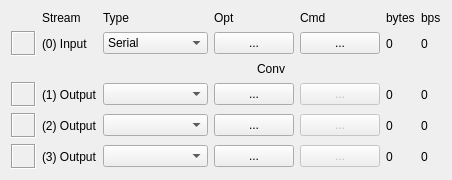
       <widget class="QWidget" name="Panel1" native="true">
        <property name="enabled">
         <bool>true</bool>
        </property>
        <property name="toolTip">
         <string/>
        </property>
        <property name="layoutDirection">
         <enum>Qt::LeftToRight</enum>
        </property>
        <property name="text" stdset="0">
         <string/>
        </property>
        <layout class="QGridLayout" name="gridLayout">
         <item row="0" column="1">
          <widget class="QLabel" name="Label5">
           <property name="enabled">
            <bool>true</bool>
           </property>
           <property name="toolTip">
            <string/>
           </property>
           <property name="text">
            <string>Stream</string>
           </property>
          </widget>
         </item>
         <item row="0" column="2">
          <widget class="QLabel" name="Label3">
           <property name="enabled">
            <bool>true</bool>
           </property>
           <property name="toolTip">
            <string/>
           </property>
           <property name="text">
            <string>Type</string>
           </property>
          </widget>
         </item>
         <item row="0" column="3">
          <widget class="QLabel" name="Label4">
           <property name="enabled">
            <bool>true</bool>
           </property>
           <property name="toolTip">
            <string/>
           </property>
           <property name="text">
            <string>Opt</string>
           </property>
          </widget>
         </item>
         <item row="0" column="5">
          <widget class="QLabel" name="Label1">
           <property name="enabled">
            <bool>true</bool>
           </property>
           <property name="toolTip">
            <string/>
           </property>
           <property name="text">
            <string>Cmd</string>
           </property>
          </widget>
         </item>
         <item row="0" column="6">
          <widget class="QLabel" name="Label6">
           <property name="enabled">
            <bool>true</bool>
           </property>
           <property name="toolTip">
            <string/>
           </property>
           <property name="text">
            <string>bytes</string>
           </property>
          </widget>
         </item>
         <item row="0" column="7">
          <widget class="QLabel" name="Label7">
           <property name="enabled">
            <bool>true</bool>
           </property>
           <property name="toolTip">
            <string/>
           </property>
           <property name="text">
            <string>bps</string>
           </property>
          </widget>
         </item>
         <item row="1" column="0">
          <widget class="QLabel" name="IndInput">
           <property name="enabled">
            <bool>true</bool>
           </property>
           <property name="minimumSize">
            <size>
             <width>25</width>
             <height>25</height>
            </size>
           </property>
           <property name="maximumSize">
            <size>
             <width>25</width>
             <height>25</height>
            </size>
           </property>
           <property name="toolTip">
            <string/>
           </property>
           <property name="layoutDirection">
            <enum>Qt::LeftToRight</enum>
           </property>
           <property name="frameShape">
            <enum>QFrame::Box</enum>
           </property>
           <property name="frameShadow">
            <enum>QFrame::Sunken</enum>
           </property>
           <property name="text">
            <string/>
           </property>
           <property name="alignment">
            <set>Qt::AlignCenter</set>
           </property>
          </widget>
         </item>
         <item row="1" column="1">
          <widget class="QLabel" name="LabelInput">
           <property name="enabled">
            <bool>true</bool>
           </property>
           <property name="palette">
            <palette>
             <active>
              <colorrole role="WindowText">
               <brush brushstyle="SolidPattern">
                <color alpha="255">
                 <red>0</red>
                 <green>0</green>
                 <blue>0</blue>
                </color>
               </brush>
              </colorrole>
             </active>
             <inactive>
              <colorrole role="WindowText">
               <brush brushstyle="SolidPattern">
                <color alpha="255">
                 <red>0</red>
                 <green>0</green>
                 <blue>0</blue>
                </color>
               </brush>
              </colorrole>
             </inactive>
             <disabled>
              <colorrole role="WindowText">
               <brush brushstyle="SolidPattern">
                <color alpha="255">
                 <red>0</red>
                 <green>0</green>
                 <blue>0</blue>
                </color>
               </brush>
              </colorrole>
             </disabled>
            </palette>
           </property>
           <property name="toolTip">
            <string/>
           </property>
           <property name="text">
            <string>(0) Input</string>
           </property>
          </widget>
         </item>
         <item row="1" column="2">
          <widget class="QComboBox" name="Input">
           <property name="enabled">
            <bool>true</bool>
           </property>
           <property name="toolTip">
            <string/>
           </property>
           <item>
            <property name="text">
             <string>Serial</string>
            </property>
           </item>
           <item>
            <property name="text">
             <string>TCP Client</string>
            </property>
           </item>
           <item>
            <property name="text">
             <string>TCP Server</string>
            </property>
           </item>
           <item>
            <property name="text">
             <string>NTRIP Client</string>
            </property>
           </item>
           <item>
            <property name="text">
             <string>File</string>
            </property>
           </item>
           <item>
            <property name="text">
             <string>FTP</string>
            </property>
           </item>
           <item>
            <property name="text">
             <string>HTTP</string>
            </property>
           </item>
          </widget>
         </item>
         <item row="1" column="3" colspan="2">
          <widget class="QPushButton" name="BtnInput">
           <property name="enabled">
            <bool>true</bool>
           </property>
           <property name="toolTip">
            <string/>
           </property>
           <property name="text">
            <string>...</string>
           </property>
           <property name="flat">
            <bool>false</bool>
           </property>
          </widget>
         </item>
         <item row="1" column="5">
          <widget class="QPushButton" name="BtnCmd">
           <property name="enabled">
            <bool>true</bool>
           </property>
           <property name="toolTip">
            <string/>
           </property>
           <property name="text">
            <string>...</string>
           </property>
           <property name="flat">
            <bool>false</bool>
           </property>
          </widget>
         </item>
         <item row="1" column="6">
          <widget class="QLabel" name="InputByte">
           <property name="enabled">
            <bool>true</bool>
           </property>
           <property name="palette">
            <palette>
             <active>
              <colorrole role="WindowText">
               <brush brushstyle="SolidPattern">
                <color alpha="255">
                 <red>0</red>
                 <green>0</green>
                 <blue>0</blue>
                </color>
               </brush>
              </colorrole>
             </active>
             <inactive>
              <colorrole role="WindowText">
               <brush brushstyle="SolidPattern">
                <color alpha="255">
                 <red>0</red>
                 <green>0</green>
                 <blue>0</blue>
                </color>
               </brush>
              </colorrole>
             </inactive>
             <disabled>
              <colorrole role="WindowText">
               <brush brushstyle="SolidPattern">
                <color alpha="255">
                 <red>0</red>
                 <green>0</green>
                 <blue>0</blue>
                </color>
               </brush>
              </colorrole>
             </disabled>
            </palette>
           </property>
           <property name="toolTip">
            <string/>
           </property>
           <property name="text">
            <string>0</string>
           </property>
          </widget>
         </item>
         <item row="1" column="7">
          <widget class="QLabel" name="InputBps">
           <property name="enabled">
            <bool>true</bool>
           </property>
           <property name="palette">
            <palette>
             <active>
              <colorrole role="WindowText">
               <brush brushstyle="SolidPattern">
                <color alpha="255">
                 <red>0</red>
                 <green>0</green>
                 <blue>0</blue>
                </color>
               </brush>
              </colorrole>
             </active>
             <inactive>
              <colorrole role="WindowText">
               <brush brushstyle="SolidPattern">
                <color alpha="255">
                 <red>0</red>
                 <green>0</green>
                 <blue>0</blue>
                </color>
               </brush>
              </colorrole>
             </inactive>
             <disabled>
              <colorrole role="WindowText">
               <brush brushstyle="SolidPattern">
                <color alpha="255">
                 <red>0</red>
                 <green>0</green>
                 <blue>0</blue>
                </color>
               </brush>
              </colorrole>
             </disabled>
            </palette>
           </property>
           <property name="toolTip">
            <string/>
           </property>
           <property name="text">
            <string>0</string>
           </property>
          </widget>
         </item>
         <item row="2" column="4" colspan="2">
          <widget class="QLabel" name="Label2">
           <property name="enabled">
            <bool>true</bool>
           </property>
           <property name="toolTip">
            <string/>
           </property>
           <property name="text">
            <string>Conv</string>
           </property>
          </widget>
         </item>
         <item row="3" column="0">
          <widget class="QLabel" name="IndOutput1">
           <property name="enabled">
            <bool>true</bool>
           </property>
           <property name="minimumSize">
            <size>
             <width>25</width>
             <height>25</height>
            </size>
           </property>
           <property name="maximumSize">
            <size>
             <width>25</width>
             <height>25</height>
            </size>
           </property>
           <property name="toolTip">
            <string/>
           </property>
           <property name="layoutDirection">
            <enum>Qt::LeftToRight</enum>
           </property>
           <property name="frameShape">
            <enum>QFrame::Box</enum>
           </property>
           <property name="frameShadow">
            <enum>QFrame::Sunken</enum>
           </property>
           <property name="text">
            <string/>
           </property>
           <property name="alignment">
            <set>Qt::AlignCenter</set>
           </property>
          </widget>
         </item>
         <item row="3" column="1">
          <widget class="QLabel" name="LabelOutput1">
           <property name="enabled">
            <bool>true</bool>
           </property>
           <property name="palette">
            <palette>
             <active>
              <colorrole role="WindowText">
               <brush brushstyle="SolidPattern">
                <color alpha="255">
                 <red>0</red>
                 <green>0</green>
                 <blue>0</blue>
                </color>
               </brush>
              </colorrole>
             </active>
             <inactive>
              <colorrole role="WindowText">
               <brush brushstyle="SolidPattern">
                <color alpha="255">
                 <red>0</red>
                 <green>0</green>
                 <blue>0</blue>
                </color>
               </brush>
              </colorrole>
             </inactive>
             <disabled>
              <colorrole role="WindowText">
               <brush brushstyle="SolidPattern">
                <color alpha="255">
                 <red>0</red>
                 <green>0</green>
                 <blue>0</blue>
                </color>
               </brush>
              </colorrole>
             </disabled>
            </palette>
           </property>
           <property name="toolTip">
            <string/>
           </property>
           <property name="text">
            <string>(1) Output</string>
           </property>
          </widget>
         </item>
         <item row="3" column="2">
          <widget class="QComboBox" name="Output1">
           <property name="enabled">
            <bool>true</bool>
           </property>
           <property name="toolTip">
            <string/>
           </property>
           <item>
            <property name="text">
             <string/>
            </property>
           </item>
           <item>
            <property name="text">
             <string>Serial</string>
            </property>
           </item>
           <item>
            <property name="text">
             <string>TCP Client</string>
            </property>
           </item>
           <item>
            <property name="text">
             <string>TCP Server</string>
            </property>
           </item>
           <item>
            <property name="text">
             <string>NTRIP Server</string>
            </property>
           </item>
           <item>
            <property name="text">
             <string>File</string>
            </property>
           </item>
          </widget>
         </item>
         <item row="3" column="3" colspan="2">
          <widget class="QPushButton" name="BtnOutput1">
           <property name="enabled">
            <bool>true</bool>
           </property>
           <property name="toolTip">
            <string/>
           </property>
           <property name="text">
            <string>...</string>
           </property>
           <property name="flat">
            <bool>false</bool>
           </property>
          </widget>
         </item>
         <item row="3" column="5">
          <widget class="QPushButton" name="BtnConv1">
           <property name="enabled">
            <bool>false</bool>
           </property>
           <property name="toolTip">
            <string/>
           </property>
           <property name="text">
            <string>...</string>
           </property>
           <property name="flat">
            <bool>false</bool>
           </property>
          </widget>
         </item>
         <item row="3" column="6">
          <widget class="QLabel" name="Output1Byte">
           <property name="enabled">
            <bool>true</bool>
           </property>
           <property name="palette">
            <palette>
             <active>
              <colorrole role="WindowText">
               <brush brushstyle="SolidPattern">
                <color alpha="255">
                 <red>0</red>
                 <green>0</green>
                 <blue>0</blue>
                </color>
               </brush>
              </colorrole>
             </active>
             <inactive>
              <colorrole role="WindowText">
               <brush brushstyle="SolidPattern">
                <color alpha="255">
                 <red>0</red>
                 <green>0</green>
                 <blue>0</blue>
                </color>
               </brush>
              </colorrole>
             </inactive>
             <disabled>
              <colorrole role="WindowText">
               <brush brushstyle="SolidPattern">
                <color alpha="255">
                 <red>0</red>
                 <green>0</green>
                 <blue>0</blue>
                </color>
               </brush>
              </colorrole>
             </disabled>
            </palette>
           </property>
           <property name="toolTip">
            <string/>
           </property>
           <property name="text">
            <string>0</string>
           </property>
          </widget>
         </item>
         <item row="3" column="7">
          <widget class="QLabel" name="Output1Bps">
           <property name="enabled">
            <bool>true</bool>
           </property>
           <property name="palette">
            <palette>
             <active>
              <colorrole role="WindowText">
               <brush brushstyle="SolidPattern">
                <color alpha="255">
                 <red>0</red>
                 <green>0</green>
                 <blue>0</blue>
                </color>
               </brush>
              </colorrole>
             </active>
             <inactive>
              <colorrole role="WindowText">
               <brush brushstyle="SolidPattern">
                <color alpha="255">
                 <red>0</red>
                 <green>0</green>
                 <blue>0</blue>
                </color>
               </brush>
              </colorrole>
             </inactive>
             <disabled>
              <colorrole role="WindowText">
               <brush brushstyle="SolidPattern">
                <color alpha="255">
                 <red>0</red>
                 <green>0</green>
                 <blue>0</blue>
                </color>
               </brush>
              </colorrole>
             </disabled>
            </palette>
           </property>
           <property name="toolTip">
            <string/>
           </property>
           <property name="text">
            <string>0</string>
           </property>
          </widget>
         </item>
         <item row="4" column="0">
          <widget class="QLabel" name="IndOutput2">
           <property name="enabled">
            <bool>true</bool>
           </property>
           <property name="minimumSize">
            <size>
             <width>25</width>
             <height>25</height>
            </size>
           </property>
           <property name="maximumSize">
            <size>
             <width>25</width>
             <height>25</height>
            </size>
           </property>
           <property name="toolTip">
            <string/>
           </property>
           <property name="layoutDirection">
            <enum>Qt::LeftToRight</enum>
           </property>
           <property name="frameShape">
            <enum>QFrame::Box</enum>
           </property>
           <property name="frameShadow">
            <enum>QFrame::Sunken</enum>
           </property>
           <property name="text">
            <string/>
           </property>
           <property name="alignment">
            <set>Qt::AlignCenter</set>
           </property>
          </widget>
         </item>
         <item row="4" column="1">
          <widget class="QLabel" name="LabelOutput2">
           <property name="enabled">
            <bool>true</bool>
           </property>
           <property name="palette">
            <palette>
             <active>
              <colorrole role="WindowText">
               <brush brushstyle="SolidPattern">
                <color alpha="255">
                 <red>0</red>
                 <green>0</green>
                 <blue>0</blue>
                </color>
               </brush>
              </colorrole>
             </active>
             <inactive>
              <colorrole role="WindowText">
               <brush brushstyle="SolidPattern">
                <color alpha="255">
                 <red>0</red>
                 <green>0</green>
                 <blue>0</blue>
                </color>
               </brush>
              </colorrole>
             </inactive>
             <disabled>
              <colorrole role="WindowText">
               <brush brushstyle="SolidPattern">
                <color alpha="255">
                 <red>0</red>
                 <green>0</green>
                 <blue>0</blue>
                </color>
               </brush>
              </colorrole>
             </disabled>
            </palette>
           </property>
           <property name="toolTip">
            <string/>
           </property>
           <property name="text">
            <string>(2) Output</string>
           </property>
          </widget>
         </item>
         <item row="4" column="2">
          <widget class="QComboBox" name="Output2">
           <property name="enabled">
            <bool>true</bool>
           </property>
           <property name="toolTip">
            <string/>
           </property>
           <item>
            <property name="text">
             <string/>
            </property>
           </item>
           <item>
            <property name="text">
             <string>Serial</string>
            </property>
           </item>
           <item>
            <property name="text">
             <string>TCP Client</string>
            </property>
           </item>
           <item>
            <property name="text">
             <string>TCP Server</string>
            </property>
           </item>
           <item>
            <property name="text">
             <string>NTRIP Server</string>
            </property>
           </item>
           <item>
            <property name="text">
             <string>File</string>
            </property>
           </item>
          </widget>
         </item>
         <item row="4" column="3" colspan="2">
          <widget class="QPushButton" name="BtnOutput2">
           <property name="enabled">
            <bool>true</bool>
           </property>
           <property name="toolTip">
            <string/>
           </property>
           <property name="text">
            <string>...</string>
           </property>
           <property name="flat">
            <bool>false</bool>
           </property>
          </widget>
         </item>
         <item row="4" column="5">
          <widget class="QPushButton" name="BtnConv2">
           <property name="enabled">
            <bool>false</bool>
           </property>
           <property name="toolTip">
            <string/>
           </property>
           <property name="text">
            <string>...</string>
           </property>
           <property name="flat">
            <bool>false</bool>
           </property>
          </widget>
         </item>
         <item row="4" column="6">
          <widget class="QLabel" name="Output2Byte">
           <property name="enabled">
            <bool>true</bool>
           </property>
           <property name="palette">
            <palette>
             <active>
              <colorrole role="WindowText">
               <brush brushstyle="SolidPattern">
                <color alpha="255">
                 <red>0</red>
                 <green>0</green>
                 <blue>0</blue>
                </color>
               </brush>
              </colorrole>
             </active>
             <inactive>
              <colorrole role="WindowText">
               <brush brushstyle="SolidPattern">
                <color alpha="255">
                 <red>0</red>
                 <green>0</green>
                 <blue>0</blue>
                </color>
               </brush>
              </colorrole>
             </inactive>
             <disabled>
              <colorrole role="WindowText">
               <brush brushstyle="SolidPattern">
                <color alpha="255">
                 <red>0</red>
                 <green>0</green>
                 <blue>0</blue>
                </color>
               </brush>
              </colorrole>
             </disabled>
            </palette>
           </property>
           <property name="toolTip">
            <string/>
           </property>
           <property name="text">
            <string>0</string>
           </property>
          </widget>
         </item>
         <item row="4" column="7">
          <widget class="QLabel" name="Output2Bps">
           <property name="enabled">
            <bool>true</bool>
           </property>
           <property name="palette">
            <palette>
             <active>
              <colorrole role="WindowText">
               <brush brushstyle="SolidPattern">
                <color alpha="255">
                 <red>0</red>
                 <green>0</green>
                 <blue>0</blue>
                </color>
               </brush>
              </colorrole>
             </active>
             <inactive>
              <colorrole role="WindowText">
               <brush brushstyle="SolidPattern">
                <color alpha="255">
                 <red>0</red>
                 <green>0</green>
                 <blue>0</blue>
                </color>
               </brush>
              </colorrole>
             </inactive>
             <disabled>
              <colorrole role="WindowText">
               <brush brushstyle="SolidPattern">
                <color alpha="255">
                 <red>0</red>
                 <green>0</green>
                 <blue>0</blue>
                </color>
               </brush>
              </colorrole>
             </disabled>
            </palette>
           </property>
           <property name="toolTip">
            <string/>
           </property>
           <property name="text">
            <string>0</string>
           </property>
          </widget>
         </item>
         <item row="5" column="0">
          <widget class="QLabel" name="IndOutput3">
           <property name="enabled">
            <bool>true</bool>
           </property>
           <property name="minimumSize">
            <size>
             <width>25</width>
             <height>25</height>
            </size>
           </property>
           <property name="maximumSize">
            <size>
             <width>25</width>
             <height>25</height>
            </size>
           </property>
           <property name="toolTip">
            <string/>
           </property>
           <property name="layoutDirection">
            <enum>Qt::LeftToRight</enum>
           </property>
           <property name="frameShape">
            <enum>QFrame::Box</enum>
           </property>
           <property name="frameShadow">
            <enum>QFrame::Sunken</enum>
           </property>
           <property name="text">
            <string/>
           </property>
           <property name="alignment">
            <set>Qt::AlignCenter</set>
           </property>
          </widget>
         </item>
         <item row="5" column="1">
          <widget class="QLabel" name="LabelOutput3">
           <property name="enabled">
            <bool>true</bool>
           </property>
           <property name="palette">
            <palette>
             <active>
              <colorrole role="WindowText">
               <brush brushstyle="SolidPattern">
                <color alpha="255">
                 <red>0</red>
                 <green>0</green>
                 <blue>0</blue>
                </color>
               </brush>
              </colorrole>
             </active>
             <inactive>
              <colorrole role="WindowText">
               <brush brushstyle="SolidPattern">
                <color alpha="255">
                 <red>0</red>
                 <green>0</green>
                 <blue>0</blue>
                </color>
               </brush>
              </colorrole>
             </inactive>
             <disabled>
              <colorrole role="WindowText">
               <brush brushstyle="SolidPattern">
                <color alpha="255">
                 <red>0</red>
                 <green>0</green>
                 <blue>0</blue>
                </color>
               </brush>
              </colorrole>
             </disabled>
            </palette>
           </property>
           <property name="toolTip">
            <string/>
           </property>
           <property name="text">
            <string>(3) Output</string>
           </property>
          </widget>
         </item>
         <item row="5" column="2">
          <widget class="QComboBox" name="Output3">
           <property name="enabled">
            <bool>true</bool>
           </property>
           <property name="toolTip">
            <string/>
           </property>
           <item>
            <property name="text">
             <string/>
            </property>
           </item>
           <item>
            <property name="text">
             <string>Serial</string>
            </property>
           </item>
           <item>
            <property name="text">
             <string>TCP Client</string>
            </property>
           </item>
           <item>
            <property name="text">
             <string>TCP Server</string>
            </property>
           </item>
           <item>
            <property name="text">
             <string>NTRIP Server</string>
            </property>
           </item>
           <item>
            <property name="text">
             <string>File</string>
            </property>
           </item>
          </widget>
         </item>
         <item row="5" column="3" colspan="2">
          <widget class="QPushButton" name="BtnOutput3">
           <property name="enabled">
            <bool>true</bool>
           </property>
           <property name="toolTip">
            <string/>
           </property>
           <property name="text">
            <string>...</string>
           </property>
           <property name="flat">
            <bool>false</bool>
           </property>
          </widget>
         </item>
         <item row="5" column="5">
          <widget class="QPushButton" name="BtnConv3">
           <property name="enabled">
            <bool>false</bool>
           </property>
           <property name="toolTip">
            <string/>
           </property>
           <property name="text">
            <string>...</string>
           </property>
           <property name="flat">
            <bool>false</bool>
           </property>
          </widget>
         </item>
         <item row="5" column="6">
          <widget class="QLabel" name="Output3Byte">
           <property name="enabled">
            <bool>true</bool>
           </property>
           <property name="palette">
            <palette>
             <active>
              <colorrole role="WindowText">
               <brush brushstyle="SolidPattern">
                <color alpha="255">
                 <red>0</red>
                 <green>0</green>
                 <blue>0</blue>
                </color>
               </brush>
              </colorrole>
             </active>
             <inactive>
              <colorrole role="WindowText">
               <brush brushstyle="SolidPattern">
                <color alpha="255">
                 <red>0</red>
                 <green>0</green>
                 <blue>0</blue>
                </color>
               </brush>
              </colorrole>
             </inactive>
             <disabled>
              <colorrole role="WindowText">
               <brush brushstyle="SolidPattern">
                <color alpha="255">
                 <red>0</red>
                 <green>0</green>
                 <blue>0</blue>
                </color>
               </brush>
              </colorrole>
             </disabled>
            </palette>
           </property>
           <property name="toolTip">
            <string/>
           </property>
           <property name="text">
            <string>0</string>
           </property>
          </widget>
         </item>
         <item row="5" column="7">
          <widget class="QLabel" name="Output3Bps">
           <property name="enabled">
            <bool>true</bool>
           </property>
           <property name="palette">
            <palette>
             <active>
              <colorrole role="WindowText">
               <brush brushstyle="SolidPattern">
                <color alpha="255">
                 <red>0</red>
                 <green>0</green>
                 <blue>0</blue>
                </color>
               </brush>
              </colorrole>
             </active>
             <inactive>
              <colorrole role="WindowText">
               <brush brushstyle="SolidPattern">
                <color alpha="255">
                 <red>0</red>
                 <green>0</green>
                 <blue>0</blue>
                </color>
               </brush>
              </colorrole>
             </inactive>
             <disabled>
              <colorrole role="WindowText">
               <brush brushstyle="SolidPattern">
                <color alpha="255">
                 <red>0</red>
                 <green>0</green>
                 <blue>0</blue>
                </color>
               </brush>
              </colorrole>
             </disabled>
            </palette>
           </property>
           <property name="toolTip">
            <string/>
           </property>
           <property name="text">
            <string>0</string>
           </property>
          </widget>
         </item>
        </layout>
       </widget>
